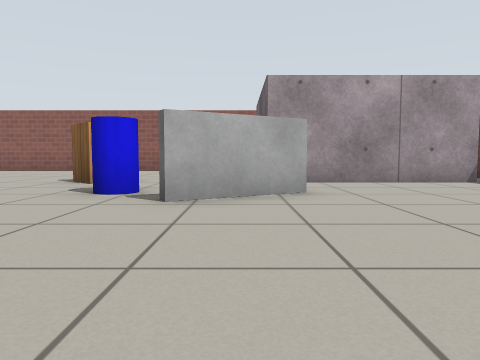
[1] (above)

24 first-person views from a walk through a world built for the Gazebo simulator. The camera is 0.5 m above the floor, tilts 4° down and sees 70° across. The floor is counted in squares, 1 m on a side. Each view is taken from the middle of a square. On the plan, view 1 faces up. The plan holds only what a view shows up to about 9 squares ahead; the rest is blank. Gazebo's built-in surfaces are drawn with simple patterns. Surface patterns are stand-ins for the level's own textures.

[2]
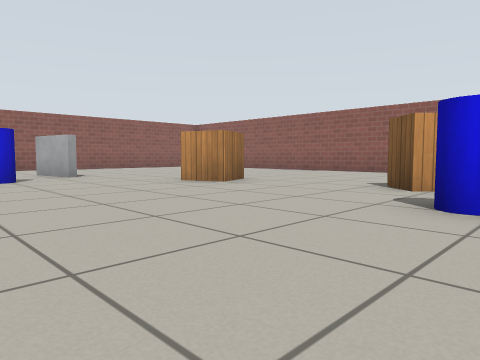

[3]
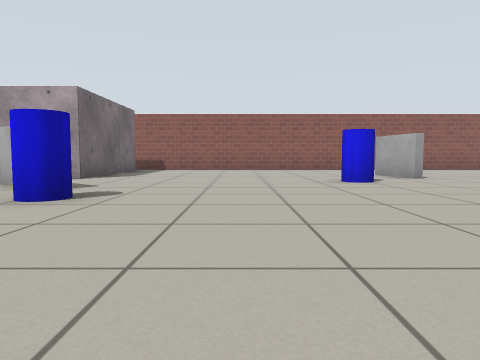

[4]
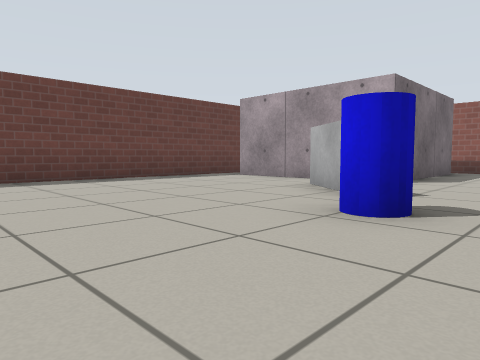

[5]
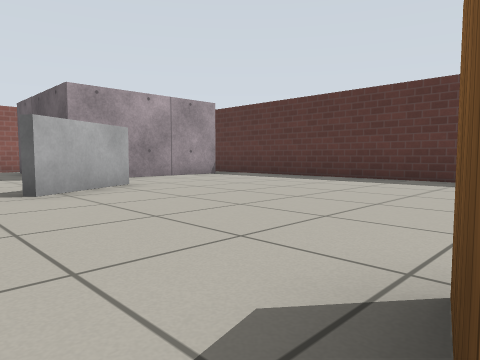

[6]
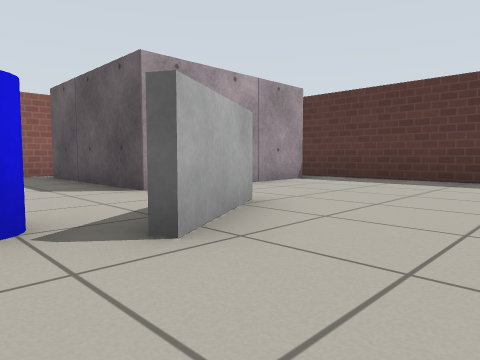

[7]
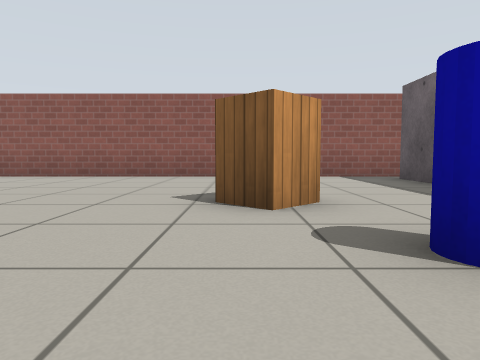

[8]
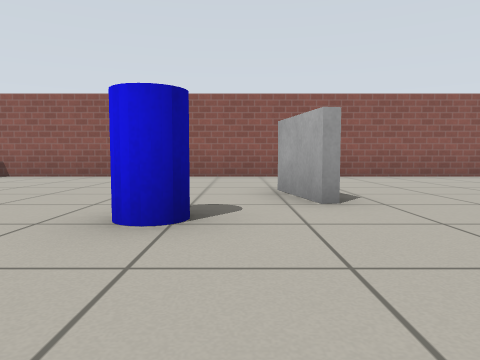

[9]
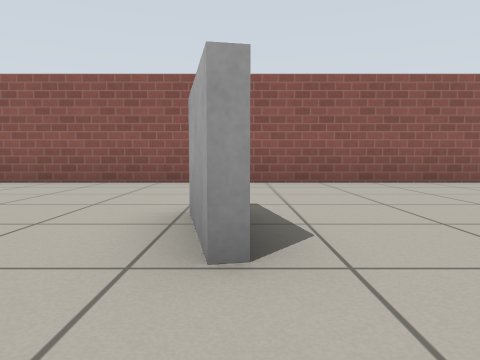

[10]
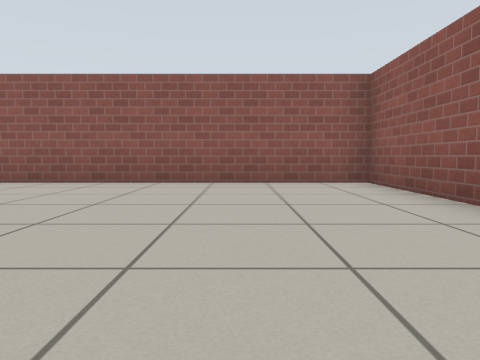

[11]
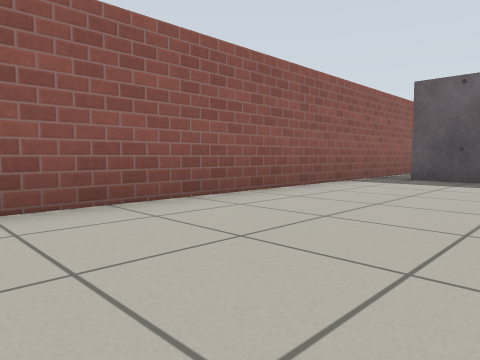

[12]
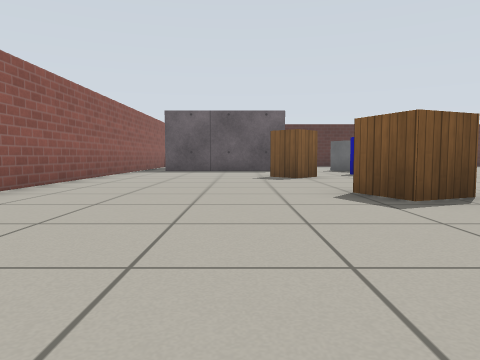

[13]
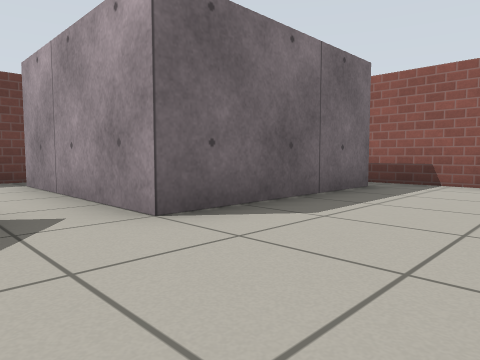

[14]
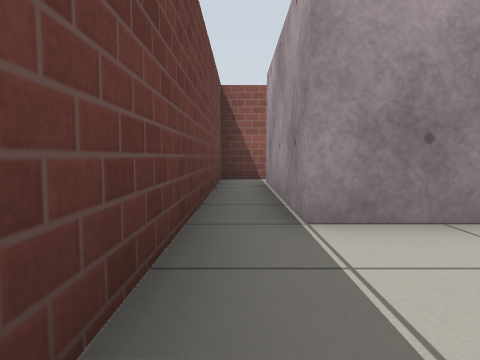

[15]
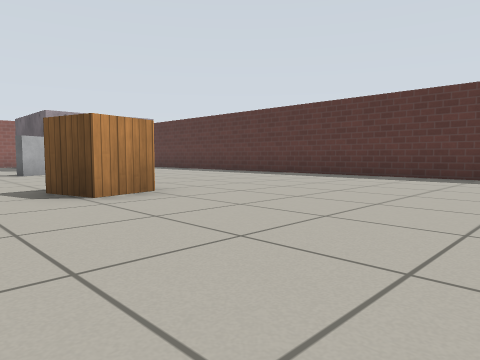

[16]
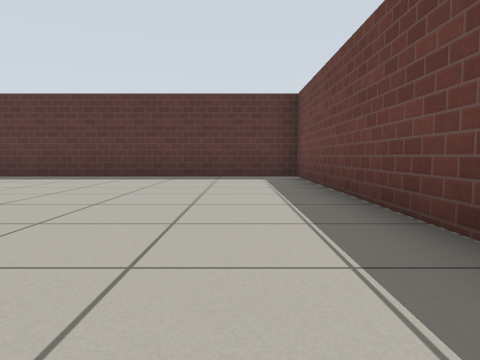

[17]
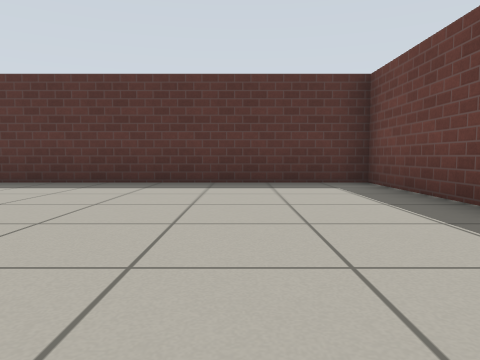

[18]
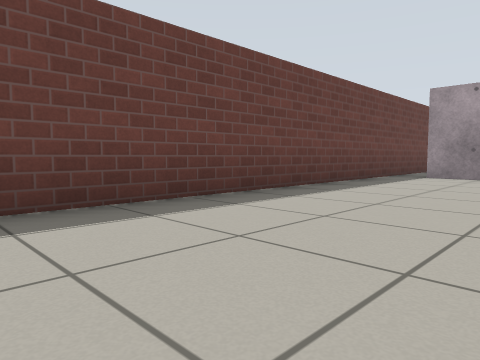

[19]
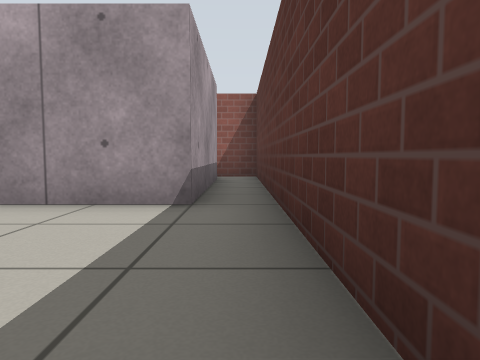

[20]
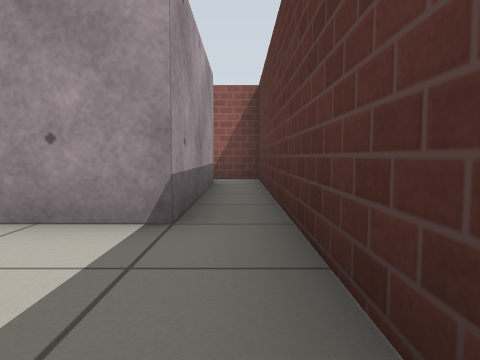

[21]
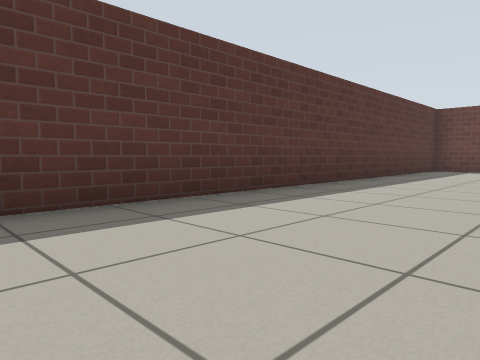

[22]
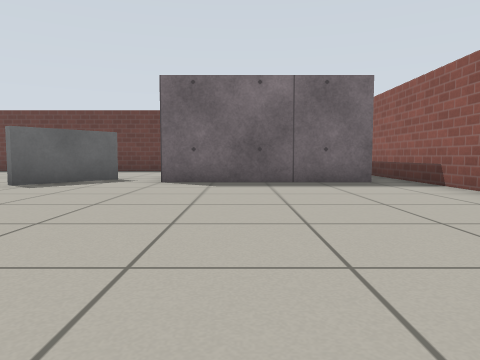

[23]
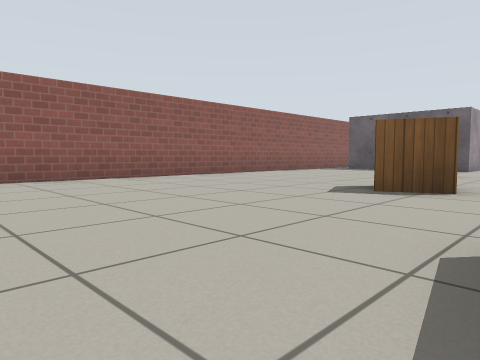

[24]
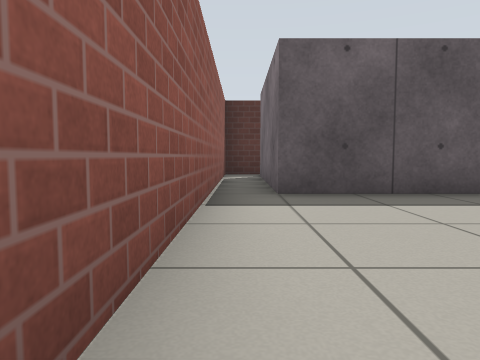

### Floor plan
Key: @ floor where view 1 was taken; # wall or solid block; . floor; B box; C crate; A barrel.
Columns run from 15 left of view 1 to 6 right of it. Each row starts with its distance up from view 1.
 12 ######################
 11 #....................#
 10 #...............BBBB.#
  9 #...............B  B.#
  8 #...............B  B.#
  7 #...........CC..BBBB.#
  6 #.......CC..C........#
  5 #.......C....AA#.....#
  4 #...##........##.....#
  3 #....................#
  2 #.....A..............#
  1 #....................#
  0 #..............@.....#
 -1 #.............C......#
 -2 #........A....C......#
 -3 #......#.............#
 -4 #.BBBB.#.............#
 -5 #.   B...............#
 -6 #    B...............#
 -7 # BBBB...............#
 -8 #....................#
 -9 ######################

Positions as (right, up) in squares from view 1, and headings:
1: (0, 0), facing up
2: (-1, 1), facing up-left
3: (-2, 0), facing left
4: (-3, -1), facing down-left
5: (-2, -1), facing up-right
6: (-2, 2), facing up-right
7: (-3, 3), facing up
8: (-6, 3), facing left
9: (-8, 4), facing left
10: (-8, 9), facing left
11: (-7, 8), facing up-right
12: (-11, 8), facing right
13: (-8, -1), facing down-left
14: (-7, -8), facing left
15: (-3, -6), facing up-right
16: (-3, -7), facing right
17: (-1, -6), facing right
18: (-1, -5), facing down-left
19: (5, 3), facing up
20: (5, 4), facing up
21: (2, 4), facing down-right
22: (-11, 3), facing down
23: (-12, 4), facing up-right
24: (-4, 11), facing right
